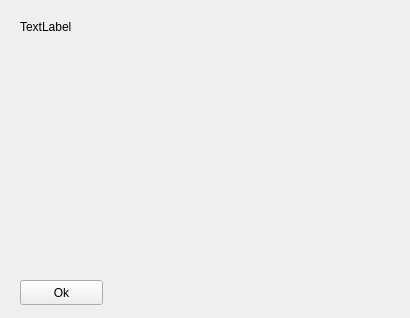
<?xml version="1.0" encoding="UTF-8"?>
<ui version="4.0">
 <class>imageInfo</class>
 <widget class="QWidget" name="imageInfo">
  <property name="geometry">
   <rect>
    <x>0</x>
    <y>0</y>
    <width>410</width>
    <height>318</height>
   </rect>
  </property>
  <property name="windowTitle">
   <string>Form</string>
  </property>
  <widget class="QLabel" name="label">
   <property name="geometry">
    <rect>
     <x>20</x>
     <y>20</y>
     <width>371</width>
     <height>231</height>
    </rect>
   </property>
   <property name="text">
    <string>TextLabel</string>
   </property>
   <property name="alignment">
    <set>Qt::AlignLeading|Qt::AlignLeft|Qt::AlignTop</set>
   </property>
  </widget>
  <widget class="QPushButton" name="pushdone">
   <property name="geometry">
    <rect>
     <x>20</x>
     <y>280</y>
     <width>83</width>
     <height>25</height>
    </rect>
   </property>
   <property name="text">
    <string>Ok</string>
   </property>
  </widget>
 </widget>
 <resources/>
 <connections>
  <connection>
   <sender>pushdone</sender>
   <signal>clicked()</signal>
   <receiver>imageInfo</receiver>
   <slot>close()</slot>
   <hints>
    <hint type="sourcelabel">
     <x>61</x>
     <y>292</y>
    </hint>
    <hint type="destinationlabel">
     <x>204</x>
     <y>158</y>
    </hint>
   </hints>
  </connection>
 </connections>
</ui>
